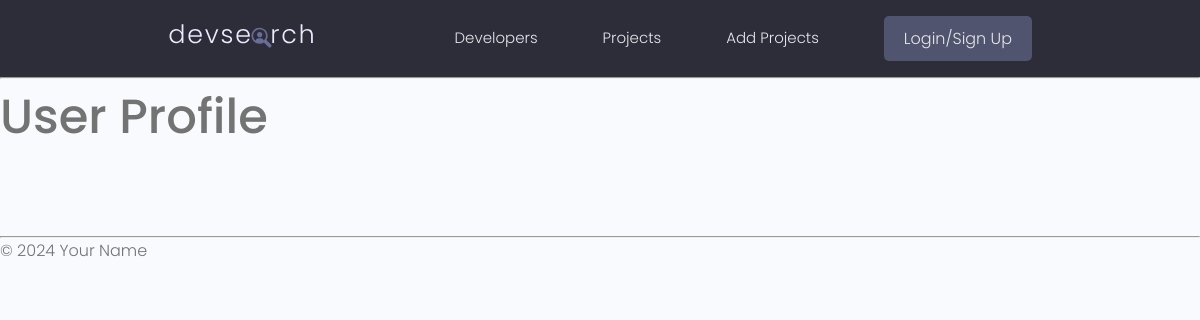
The app's page /, older data.
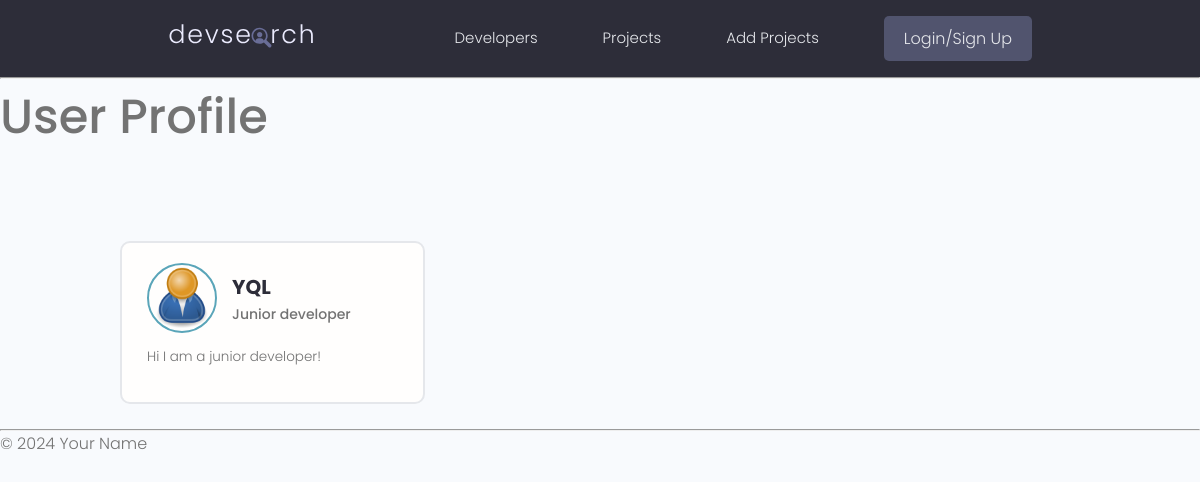
The same page, newer data.
### users/models.py (models this page shows, shortened)
class Profile(models.Model):
    user            = models.OneToOneField(User, on_delete=models.CASCADE, null=True, blank=True)
    name            = models.CharField(max_length=200, blank=True, null=True)
    email           = models.EmailField(max_length=500, blank=True, null=True)
    username        = models.CharField(max_length=200, blank=True, null=True)
    location        = models.CharField(max_length=200, blank=True, null=True)
    short_intro     = models.CharField(max_length=200, blank=True, null=True)
    bio             = models.TextField(blank=True, null=True)
    profile_image   = models.ImageField(null=True, blank=True, upload_to='profiles/', default='profiles/user-default.png')
    social_github   = models.CharField(max_length=200, blank=True, null=True)
    social_linkedin = models.CharField(max_length=200, blank=True, null=True)
    created         = models.DateTimeField(auto_now_add=True)
    id              = models.UUIDField(default=uuid.uuid4, unique=True, primary_key=True, editable=False)

### users/views.py (the view)
# urls.py: path('', views.profiles, name='profiles'),
def profiles(request):
    profiles = Profile.objects.all()
    context = {'profiles': profiles}
    return render(request, 'users/profile.html', context)

### users/templates/users/profile.html (shortened to what this page needs)
{% extends 'main.html' %}
{% load static %}
{% block content%}
    <h1>User Profile</h1>
    <section class="devlist">
        <div class="container">
          <div class="grid grid--three">
            {% for profile in profiles %}
            <div class="column card">
              <div class="dev">
                <a href="{% url 'user-profile' profile.id %}" class="card__body">
                  <div class="dev__profile">
                    <img class="avatar avatar--md" src="{{ profile.profile_image.url }}" alt="image" />
                    <div class="dev__meta">
                      <h3>{{ profile.name }}</h3>
                      <h5>{{ profile.short_intro }}</h5>
                    </div>
                  </div>
                  <p class="dev__info">
                    {{ profile.bio|slice:"300" }}
                  </p>
                </a>
              </div>
            </div>
            {% endfor %}
          </div>
        </div>
    </section>
{% endblock %}

### templates/main.html (shortened to what this page needs)
<!DOCTYPE html>
{% load static %}
<html lang="en">
<head>
    <link rel="stylesheet" href="https://cdn.iconmonstr.com/1.3.0/css/iconmonstr-iconic-font.min.css" />
    <link rel="stylesheet" href=" {% static 'uikit/styles/uikit.css' %}" />
    <link rel="stylesheet" href=" {% static 'styles/app.css' %}" />
</head>
<body>
    {% include 'navbar.html' %}
    <hr>
    {% block content%}{% endblock %}
    <hr>
    <footer>
        <p>&copy; 2024 Your Name</p>
    </footer>
</body>
</html>

### templates/navbar.html (shortened to what this page needs)
{% load static %}
<header class="header">
    <div class="container container--narrow">
        <a href="{% url 'profiles' %}" class="header__logo">
            <img src="{% static 'images/logo.svg' %} " alt="DevSearch Logo" />
        </a>
        <nav class="header__nav">
            <ul class="header__menu">
                <li class="header__menuItem"><a href="{% url 'profiles' %}">Developers</a></li>
                <li class="header__menuItem"><a href="{% url 'projects' %}">Projects</a></li>
                <li class="header__menuItem"><a href="{% url 'createprojects' %}">Add Projects</a></li>
                {% if request.user.is_authenticated %}
                <li class="header__menuItem"><a href="">Inbox</a></li>
                <li class="header__menuItem"><a href="">Account</a></li>
                <li class="header__menuItem"><a href="" class="btn btn--sub">Logout</a></li>
                {% else %}
                <li class="header__menuItem"><a href="" class="btn btn--sub">Login/Sign Up</a></li>
                {% endif %}
            </ul>
        </nav>
    </div>
</header>

### static/styles/app.css (style rules this page uses)
:root { --color-sub: #2d2d39; }
.btn--sub { background-color: var(--color-sub-light); }
.card { border: 2px solid var(--color-light); }
img { width: 100%; }
.header { position: sticky; z-index: 111; background-color: var(--color-sub); padding: 1.5rem 0; }
.header > .container { display: flex; justify-content: space-between; align-items: center; }
.header__logo > img { height: 3.8rem; }
.header__nav > ul { display: inline-flex; align-items: center; list-style: none; gap: 6.5rem; }
.header__menuItem > a { color: var(--color-light); font-weight: 300; }
.devlist { margin-top: 8rem; }
.devlist .grid { align-items: stretch; }
.devlist .dev .dev__profile { display: flex; align-items: center; gap: 1.5rem; }
.devlist .dev .dev__meta h3 { color: var(--color-sub); font-size: 2rem; font-weight: 700; }
.devlist .dev .dev__meta h5 { color: var(--color-text); font-size: 1.4rem; font-weight: 500; }
.devlist .dev .dev__info { margin: 1.5rem 0; font-size: 1.35rem; line-height: 1.4; text-align: justify; }

### static/uikit/styles/modules/_variables.css (style rules this page uses)
:root { --color-main: #5aa5b9; --color-main-light: #e6faff; --color-sub: #3f4156; --color-sub-light: #51546e; --color-sub-lighter: #ededfd; --color-text: #737373; --color-gray: #8b8b8b; --color-light: #e5e7eb; --color-light-gray: #767676; --color-bg: #f8fafd; --color-white: #fffefd; --color-white-light: #f3f3f3; --color-success: #359e64; --color-success-bg: #def8e8; --color-error: #fc4b0b; --color-error-bg: #fff2ee; --font-base: 'Poppins', arial, helvetica, 'Segoe UI', roboto, ubuntu, sans-serif; --font-monospace: 'Fira Code', 'Courier New', courier, monospace; --font-regular: 300; --font-medium: 500; --font-bold: 700; --generic-shadow: 1px 1px 5px #00000010; --generic-transition: all 0.3s ease-in-out; }

### static/uikit/styles/modules/_base.css (style rules this page uses)
* { margin: 0; padding: 0; box-sizing: border-box; text-rendering: optimizeLegibility; color: inherit; font-size: inherit; }
html { font-size: 50%; }
@media only screen and (min-width: 480px) { html { font-size: 56.25%; } }
@media only screen and (min-width: 1200px) { html { font-size: 62.5%; } }
body { line-height: 1.6; font-weight: 400; font-size: 1.5rem; color: var(--color-text); background-color: var(--color-bg); min-height: 100vh; }

### static/uikit/styles/modules/_typography.css (style rules this page uses)
* { font-family: var(--font-base); }
h1 { font-size: 4.8rem; font-weight: var(--font-medium); }
h3 { font-size: 3.2rem; font-weight: var(--font-medium); }
h5 { font-size: 2.4rem; font-weight: var(--font-medium); }
h5, h6 { font-weight: var(--font-regular); }
p, span, strong { font-size: 1.6rem; color: var(--color-text); font-weight: var(--font-regular); }
a { padding-bottom: 2px; text-decoration: none; display: inline-block; color: var(--color-main); font-weight: var(--font-medium); }

### static/uikit/styles/modules/_utilities.css (style rules this page uses)
.container { width: 92%; max-width: 165rem; margin: 0 auto; box-sizing: border-box; }
.container--narrow { width: 92%; max-width: 120rem; }
@media screen and (min-width: 1000px) { .container { width: 90%; } }
@media screen and (min-width: 1000px) { .container--narrow { width: 85%; } }
@media screen and (min-width: 1200px) { .container { width: 80%; } }
@media screen and (min-width: 1200px) { .container--narrow { width: 72%; } }

### static/uikit/styles/modules/_avatar.css (style rules this page uses)
.avatar { border-radius: 50%; border: 2px solid var(--color-main); object-fit: cover; }
.avatar--md { height: 7rem; width: 7rem; }

### static/uikit/styles/modules/_button.css (style rules this page uses)
.btn { display: inline-block; position: relative; cursor: pointer; background-color: var(--color-light); font-weight: var(--font-medium); color: var(--color-sub); text-decoration: none; padding: 1rem 2rem; border-radius: 0.5rem; border: none; width: -webkit-fit-content; width: -moz-fit-content; width: fit-content; height: -webkit-fit-content; height: -moz-fit-content; height: fit-content; font-size: 1.6rem; outline-width: 0; outline-color: transparent; -webkit-backface-visibility: hidden; backface-visibility: hidden; transition: all 0.3s ease-in-out; }
.btn--sub { background-color: var(--color-sub); color: var(--color-white); }

### static/uikit/styles/modules/_card.css (style rules this page uses)
.card { border-radius: 1rem; background-color: var(--color-white); border: 1.5px solid var(--color-light); width: auto; height: auto; margin-top: 0.5rem; margin-bottom: 0.5rem; overflow: hidden; }
.card__body, .card__header { padding: 2rem 2.5rem; }

Row changes from the older to the newer data that the page shows:
added Profile: profile_image (placeholder picture), name "YQL", short_intro "Junior developer", bio "Hi I am a junior developer!"
